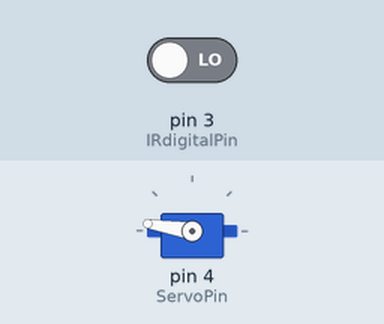
The sketch below on a simulated Arduino Uno, built with avr-gcc and run on an emulated ATmega328P. On the bench: servo. The inputs (shaded band) are chosen by the test bench; at power-on: pin 3 (IRdigitalPin) LOW.

Above: at 0.15 s.
At 6.2 s:
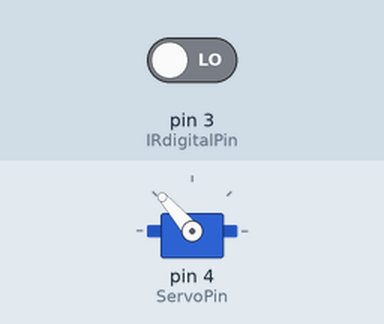
6.3 s: pin 3 (IRdigitalPin) driven HIGH
At 6.48 s:
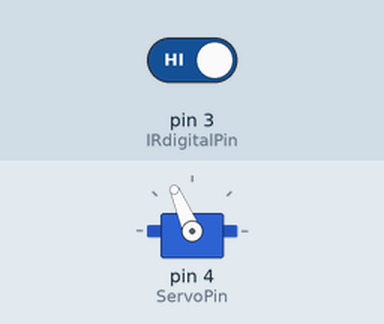
Timing chart, 0 to 15.9 s (numbered marks = the images above; inputs shaded):
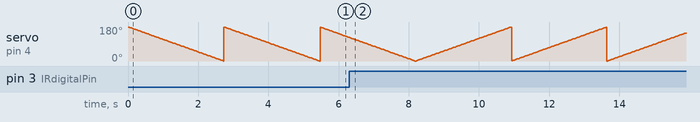

The sketch:

AutoDoor.ino
```cpp
/* This following Arduino sketch is written to control door open and close movement using a
 *  Servo motor (for movement) by reading object in front of the door (using IR sensor)
 *
 *  Here, a servo library is used to control a SERVO motor for movements
 *
 *  Link to download the library file
 *  https://github.com/arduino-libraries/Servo
 *  (Use the above link incase if the library is not already attached with the IDE)
 *
 *  To check whether the SERVO library is attached or not
 *  1. Go to >>Sketch.
 *  2. Go to >>Include Library.
 *  3. See under >>Arduino libraries.
 */

#include<Servo.h>

Servo myServo; // class object (OOP conceptual)

// Variabeles Declarations
byte IRdigitalData = 0;

// Pin Declarations
byte IRdigitalPin = 3;
byte ServoPin = 4;
int pos =0;

void setup()
{
  // Declaring Infrared module digital pins as INPUT
  pinMode(IRdigitalPin , INPUT);

  // Attaching Servo
   myServo.attach(ServoPin);
}// close setup

void loop()
{
  IRdigitalData = digitalRead(IRdigitalPin); // reading pin state (either 0 or 1)

  if(IRdigitalData == HIGH) // if detected HIGH the open the door (goes from 0 to 180 degrees)
  {
      for (pos = 0; pos <= 180; pos += 1)
      { // goes from 0 degrees to 180 degrees in steps of 1 degree

    myServo.write(pos);              // tell servo to go to position in variable 'pos'
    delay(15);                       // waits 15ms for the servo to reach the position
      }// close for
  }// close if

  else
  {
    for (pos = 180; pos >= 0; pos -= 1) // goes from 180 degrees to 0 degrees
      {
      myServo.write(pos);              // tell servo to go to position in variable 'pos'
      delay(15);                       // waits 15ms for the servo to reach the position
       }// close for
  }// close else

}// close loop
```
